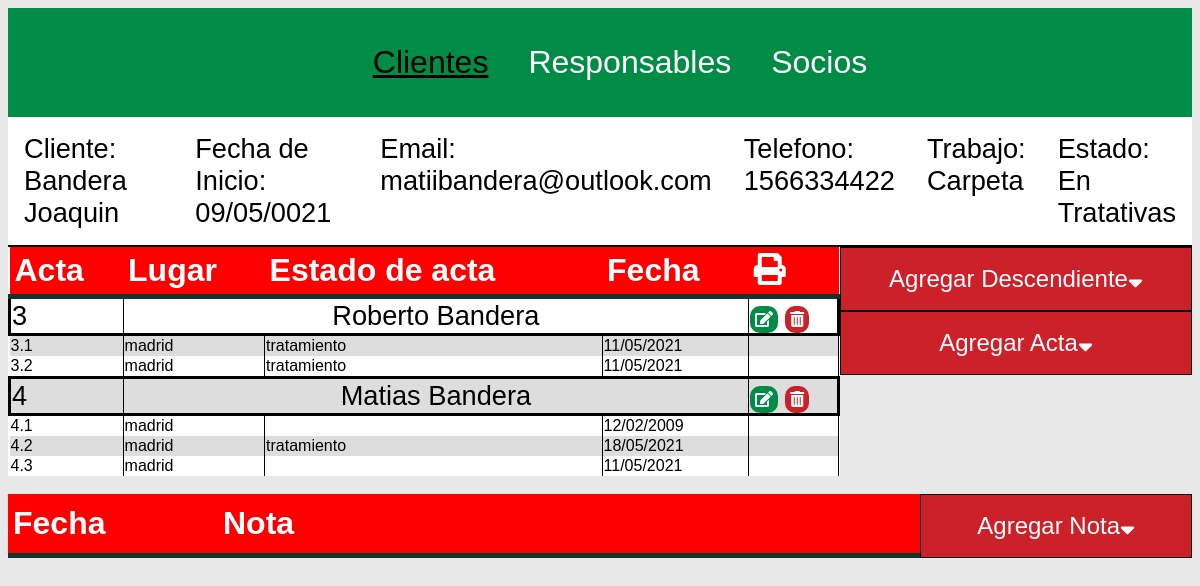
/arbol.php?id=36, run on the app's committed database.
### tables this page shows
CREATE TABLE `clientes` (
  `id_cliente` int(11) NOT NULL,
  `apellido` varchar(30) NOT NULL,
  `nombre` varchar(40) NOT NULL,
  `fecha` varchar(10) NOT NULL,
  `email` varchar(40) NOT NULL,
  `telefono` int(16) NOT NULL,
  `tipo_de_cliente` varchar(40) NOT NULL,
  `carpeta` varchar(40) NOT NULL,
  `tipo_trabajo` varchar(150) NOT NULL,
  `estado` varchar(20) NOT NULL
);

CREATE TABLE `arboles` (
  `id_arbol` int(11) NOT NULL,
  `acta` varchar(5) NOT NULL,
  `id_cliente` int(11) NOT NULL,
  `nombre` varchar(20) NOT NULL,
  `apellido` varchar(20) NOT NULL
);

CREATE TABLE `actas` (
  `id_acta` int(11) NOT NULL,
  `id_arbol` int(11) NOT NULL,
  `acta` varchar(15) NOT NULL,
  `lugar` varchar(150) NOT NULL,
  `dato` varchar(150) NOT NULL,
  `fecha` varchar(150) NOT NULL
);

### arbol.php (the view, shortened to what this page needs)
<?php
    include("database.php");
    $id=$_GET["id"];
    $arbol= "SELECT * FROM arboles WHERE id_cliente= '$id' ORDER BY acta";
    $cliente= "SELECT * FROM clientes WHERE id_cliente= '$id'";
?>
<!DOCTYPE html>
<html lang="en">
<head>
    <link rel="stylesheet" href="estilos.css">
    <link rel="stylesheet" href="fontawesome/css/all.css">
</head>
<body>
<nav class="menu">
    <ul>
        <li> <a href="#" class="boton_desplegar_clientes" style="text-decoration: underline; color:black;">Clientes</a>
        </li>
        <li><a href="#">Responsables</a></li>
        <li><a href="#">Socios</a> </li>
    </ul>
</nav>
    <?php
    $resultadoCliente = mysqli_query($conexion,$cliente);
    while($rowUno=mysqli_fetch_assoc($resultadoCliente)){
        ?>
        <div class="Cliente" style="font-size:1.7rem;">
            <p>Cliente: <?php echo $rowUno["apellido"]," ", $rowUno["nombre"]; ?></p>
            <p>Fecha de Inicio: <?php echo $rowUno["fecha"]; ?></p>
            <p>Email: <?php echo $rowUno["email"]; ?></p>
            <p>Telefono: <?php echo $rowUno["telefono"]; ?></p>
            <p>Trabajo: <?php echo $rowUno["tipo_trabajo"]; ?></p>
            <p>Estado: <?php echo $rowUno["estado"]; ?></p>
        </div>
<?php $tipoTrabajo = $rowUno["tipo_trabajo"];} ?>
    <div id="main-container" class="bordeArbol">
    <table>
        <thead>
            <tr style="font-size: 2rem;">
                <th>Acta</th><th>Lugar</th><th>Estado de acta</th><th>Fecha</th><th style="text-alaing:center;" ><a style="color: white;" href="http://localhost/CiudadaniaItaliana/imprimir.php?id=<?php echo $id; ?>" target="_blank"><i class="fas fa-print"></i></a></th>
            </tr>
        </thead>
<?php
    $resultadoArbol = mysqli_query($conexion,$arbol);
    while($row=mysqli_fetch_assoc($resultadoArbol)){
        ?>
        <tr style="border: solid black 3px;font-size: 1.7rem;">
            <td><?php echo $row["acta"]; ?></td>
            <td colspan="3" style="text-align: center;"><?php echo $row["nombre"]; ?> <?php echo $row["apellido"]; ?></td>
            <td>
                <a href="actualizarArbol.php?id=<?php echo $row["id_arbol"];?>" class="mover"><i class="fas fa-edit"></i></a>
                <a href="eliminarArbol.php?id=<?php echo $row["id_arbol"];?>&idCliente=<?php echo $row["id_cliente"];?>" class="eliminar"><i class="fas fa-trash-alt"></i></a>
            </td>
        </tr>
        <?php
    $idArbol = $row["id_arbol"];
    $acta= "SELECT * FROM actas WHERE id_arbol= '$idArbol' ORDER BY acta";
    $resultadoActas = mysqli_query($conexion,$acta);
    while($rowActa=mysqli_fetch_assoc($resultadoActas)){
        ?>
        <tr>
            <td><?php echo $row["acta"]; ?>.<?php echo $rowActa["acta"]; ?></td>
            <td><?php echo $rowActa["lugar"]; ?></td>
            <td><?php echo $rowActa["dato"]; ?></td>
            <td><?php echo $rowActa["fecha"]; ?></td>
            <td></td>
        </tr>
    <?php }} ?>
    </table>
    <div>
    <div  class="crear_pago">
        <h3><button onclick="javascript:crearDescendiente()" >Agregar Descendiente<i class="fas fa-sort-down"></i></button></h3>
    </div>
    <div class="crear_pago">
            <h3><button onclick="javascript:agregarActa()" >Agregar Acta<i class="fas fa-sort-down"></i></button></h3>
    </div>
</div>
</div><br>
    <div id="main-container">
    <table>
        <thead>
        <tr style="font-size: 2rem;">
            <th style="width: 200px;">Fecha</th><th>Nota</th><th></th>
        </tr>
        </thead>
    </table>
    <div class="crear_pago">
        <h3><button onclick="javascript:agregarNota()" >Agregar Nota<i class="fas fa-sort-down"></i></button></h3>
    </div>
    </div>
</body>
</html>

### estilos.css (style rules this page uses)
body { font-family: arial, helvetica; background: #e8e8e8; }
.menu { list-style: none; padding: 0; background: rgb(0, 140, 69); text-align: center; margin: auto; }
.menu li a { text-decoration: none; color: white; padding: 20px; display: block; font-size: 2rem; position: relative; }
.boton_desplegar_clientes { text-decoration: none; color: white; padding: 20px; display: block; font-size: 2rem; background: none; border: none; }
.menu ul { list-style: none; text-decoration: none; display: inline-flex; }
#main-container { margin: auto; font-size: 1rem; display: flex; }
.bordeArbol td { border-right: black 1px solid; }
table { background-color: white; border-collapse: collapse; width: 100%; }
th { padding: 5px; text-align: left; }
thead { background-color: red; border-bottom: solid 5px #0F362D; color: white; }
tr:nth-child(even) { background-color: #ddd; }
td { text-align: left; }
.mover { width:25%; padding: 0.3rem; font-size: 1rem; border: none; background-color: rgb(0, 140, 69); color: white; border-radius: 10px; }
.eliminar { width:25%; padding: 0.3rem; font-size: 1rem; border: none; background-color: rgb(205 , 33, 42); color: white; border-radius: 10px; }
h3,h4 { margin: 1rem; }
.Cliente { background-color: white; font-size: 1rem; display: flex; border-bottom: black 2px solid; }
.Cliente p { margin: 1rem; }
.crear_pago { width: 350px; border:1px solid black; }
.crear_pago button { border: none; background: none; color: white; font-size: 1.5rem; }
.crear_pago h3 { background-color: rgb(205 , 33, 42); color: white; text-align: center; margin: 0px; padding: 1rem; }

### data on the page
clientes: apellido "Bandera", nombre "Joaquin", fecha "09/05/0021", email "matiibandera@outlook.com", telefono "1566334422", tipo_trabajo "Carpeta", estado "En Tratativas"
arboles: acta "3", nombre "Roberto", apellido "Bandera"
actas: id_arbol.acta "3", acta "1", lugar "madrid", dato "tratamiento", fecha "11/05/2021"
actas: id_arbol.acta "3", acta "2", lugar "madrid", dato "tratamiento", fecha "11/05/2021"
arboles: acta "4", nombre "Matias", apellido "Bandera"
actas: id_arbol.acta "4", acta "1", lugar "madrid", fecha "12/02/2009"
actas: id_arbol.acta "4", acta "2", lugar "madrid", dato "tratamiento", fecha "18/05/2021"
actas: id_arbol.acta "4", acta "3", lugar "madrid", fecha "11/05/2021"
